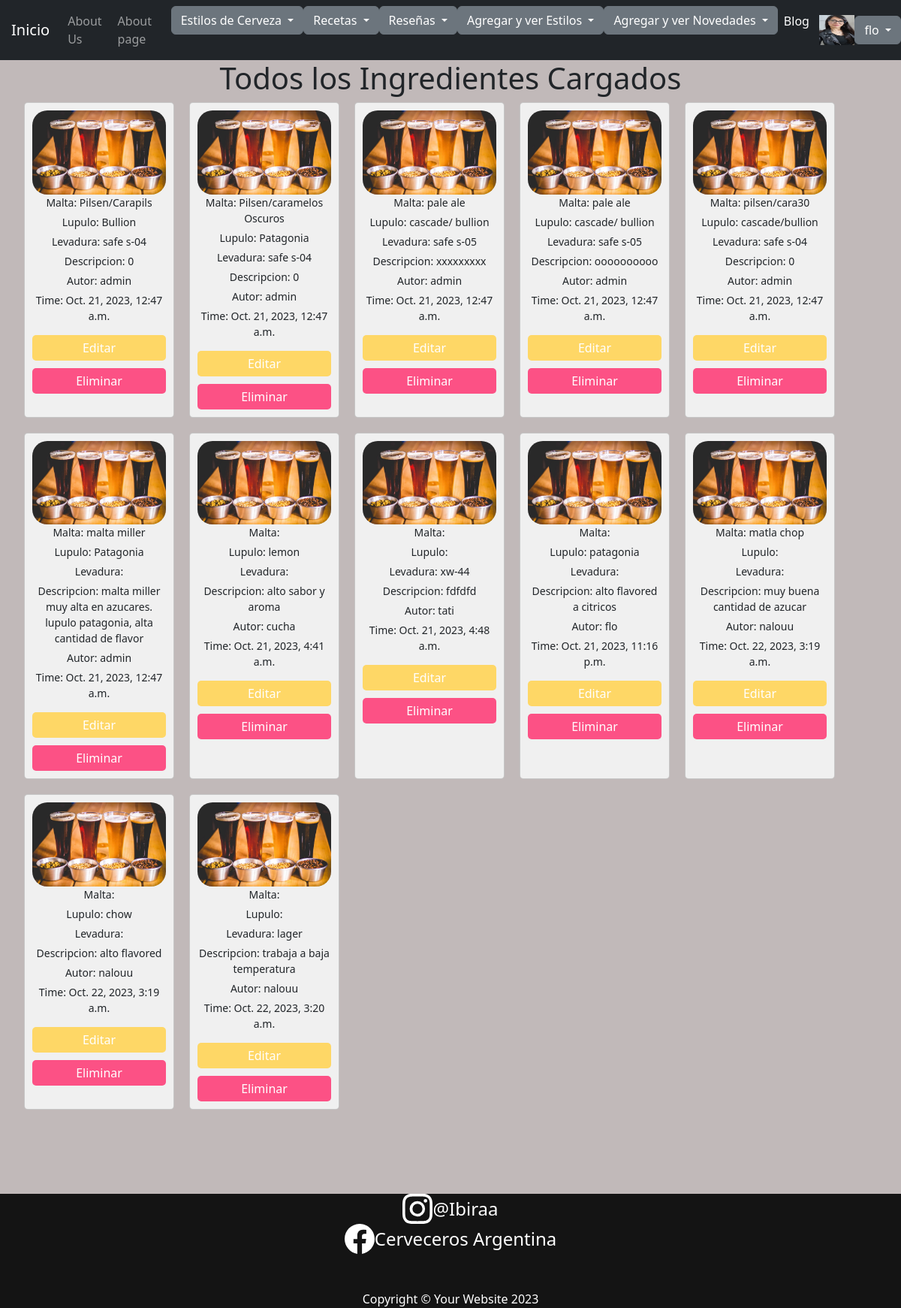
The page /app/listarIngredientes/ (signed in) on the database its author committed.
### Appfinal/models.py (models this page shows, shortened)
class Imagen(models.Model):
    user = models.OneToOneField(User, on_delete=models.CASCADE, null=True)
    imagen = models.ImageField(upload_to='imagenes', null=True, blank=True)
    def __str__(self):
        return f"{settings.MEDIA_URL}{self.imagen}"

class Ingredientes(models.Model):
    estilo = models.CharField(max_length=40, blank=True)
    malta = models.CharField(max_length=40, blank=True)
    lupulo = models.CharField(max_length=40, blank=True)
    levadura = models.CharField(max_length=40, blank=True)
    descripcion = models.TextField(max_length=200, blank=True)
    author = models.ForeignKey(User, on_delete=models.CASCADE)
    upload_time = models.DateTimeField(auto_now_add=True)

### Appfinal/views.py (the view)
# urls.py: path('listarIngredientes/', listar_ingredientes, name="ListarIngredientes" ),
@login_required
def listar_ingredientes(request):
    ingredientes = Ingredientes.objects.all()  # trae todos los cursos
    contexto = {"ingredientes": ingredientes}
    return render(request, "Appfinal/listarIngredientes.html", contexto)

### Appfinal/context_processors.py (called while the page is built)
def custom_user(request):
    context = auth(request)
    user = context['user']
    if user.is_authenticated:
        imagen = Imagen.objects.filter(user=request.user.id)
        cant = len(imagen)
        if cant > 0:
            context['user_avatar'] = imagen[cant-1]
        else:
            context['user_avatar'] = ""
    return context

### Appfinal/template/Appfinal/listarIngredientes.html (shortened to what this page needs)
{% extends "Appfinal/index.html" %}
{% load static %}
{% block content %}
<h1>Todos los Ingredientes Cargados</h1>
<ul class="card-list">
    {% for ingrediente in ingredientes %}
      <li class="card">
        <img src="{% static 'Appfinal/imagenes/ingredientes.jpg' %}" class="card-img" alt="...">
        <p class="card-text">Malta: {{ ingrediente.malta }}</p>
        <p class="card-text">Lupulo: {{ ingrediente.lupulo }}</p>
        <p class="card-text">Levadura: {{ ingrediente.levadura }}</p>
        <p class="card-text">Descripcion: {{ ingrediente.descripcion }}</p>
        <p class="card-text">Autor: {{ ingrediente.author }}</p>
        <p class="card-text">Time: {{ ingrediente.upload_time }}</p>
        {% if perms.Appfinal.change_ingrediente %}
          <a href="{% url 'EditarIngrediente' ingrediente.id %}" class="btn-edit">Editar</a>
        {% endif %}
        {% if perms.Appfinal.delete_ingrediente %}
          <a onclick="return confirm('¿Estás seguro de que deseas eliminar el Ingrediente?')" href="{% url 'DeleteIngrediente' ingrediente.id %}" class="btn-delete">Eliminar</a>
        {% endif %}
      </li>
    {% endfor %}
  </ul>
{% endblock %}

### Appfinal/template/Appfinal/index.html (shortened to what this page needs)
<!DOCTYPE html>
{% load static %}
<html lang="en">
    <head>
        <link href="{% static 'Appfinal/css/styles.css' %}" rel="stylesheet" />
    </head>
    <body>
        <nav class="navbar navbar-expand-lg navbar-dark bg-dark" style="width: 100%;">
            <div class="container-fluid justify-content-center" style="margin-left: 10px;">
                <a class="navbar-brand" href="{% url 'Inicio2' %}" style="margin-left: 5px;">Inicio</a>
                <div class="collapse navbar-collapse" id="navbarSupportedContent">
                    <ul class="navbar-nav ms-auto mb-2 mb-lg-0">
                        <li class="nav-item"><a class="nav-link" href="{% url 'About' %}">About Us</a></li>
                        <li class="nav-item"><a class="nav-link" href="{% url 'Nosotros' %}">About page</a></li>
                        <div class="dropdown">
                            <button class="btn btn-secondary dropdown-toggle" type="button" id="dropdownMenuButton1" data-bs-toggle="dropdown" aria-expanded="false">
                                Estilos de Cerveza
                            </button>
                        </div>
                        <div class="dropdown">
                            <button class="btn btn-secondary dropdown-toggle" type="button" id="dropdownMenuButton1" data-bs-toggle="dropdown" aria-expanded="false">
                                Recetas
                            </button>
                        </div>
                        <div class="dropdown">
                            <button class="btn btn-secondary dropdown-toggle" type="button" id="dropdownMenuButton1" data-bs-toggle="dropdown" aria-expanded="false">
                                Reseñas
                            </button>
                        </div>
                        <div class="dropdown">
                            <button class="btn btn-secondary dropdown-toggle" type="button" id="dropdownMenuButton1" data-bs-toggle="dropdown" aria-expanded="false">
                                Agregar y ver Estilos
                            </button>
                        </div>
                        <div class="dropdown">
                            <button class="btn btn-secondary dropdown-toggle" type="button" id="dropdownMenuButton1" data-bs-toggle="dropdown" aria-expanded="false">
                                Agregar y ver Novedades
                            </button>
                        </div>
                        <li class="nav-item"><a class="nav-link active" aria-current="page" href="{% url 'Blog' %}">Blog</a></li>
                    </ul>
                </div>
                {% if request.user.is_authenticated %}
                {% if user_avatar %}
                <img src="{{user_avatar}}" alt="" style="height: 40px;width: 50px;">
                {% endif %}
                <div class="dropdown">
                    <button class="btn btn-secondary dropdown-toggle" type="button" id="dropdownMenuButton1" data-bs-toggle="dropdown" aria-expanded="false">
                        {{ request.user.username }}
                    </button>
                </div>
                          {% endif %}
            </div>
        </nav>
        {% block content %}{% endblock %}
<br>
<br>
<br>
<br>
        <footer class="footer dark">
            <div class="content" >
                <div class="icon-text-container">
                    <a href="https://www.instagram.com/ibirraa/" target="_blank" style="text-decoration: none;">
                    <div class="icon-container" style="text-align: center; display: flex; justify-content: center; align-items: center; height: 100%;">
                    </a>
                        <span style="color: white; font-size: 24px; text-align: center; display: block;">@Ibiraa</span>
                </div>
                <div class="icon-text-container">
                    <a href="https://www.facebook.com/Cerveceros Argentinos/" target="_blank" style="text-decoration: none;">
                    <div class="icon-container" style="text-align: center; display: flex; justify-content: center; align-items: center; height: 100%;">
                    </a>
                        <span style="color: white; font-size: 24px; text-align: center; display: block;">Cerveceros Argentina</span>
                    </div>
                    <br>
                    <br>
                <p class="m-0 text-center text-white">Copyright &copy; Your Website 2023</p>
            </div>
        </footer>
    </body>
</html>

### Appfinal/template/Appfinal/index.html (style rules this page uses)
body { display: flex; justify-content: center; align-items: center; flex-direction: column; text-align: left; height: 100%; }
body { background-color: antiquewhite ; }
footer { flex-shrink: 0; }
.dark { background-color: #000000e4; color: #fff; width: 100%; text-align: center; display: flex; justify-content: center; }
.content { text-align: center; }
.navbar .nav-item { margin-right: 5px; }

### Appfinal/template/Appfinal/listarIngredientes.html (style rules this page uses)
.card-list { list-style: none; display: flex; flex-wrap: wrap; gap: 20px; }
.card { width: 200px; padding: 10px; background-color: #f0f0f0; border-radius: 5px; text-align: center; }
.card-img { width: 100%; height: auto; border-radius: 20px; }
.card-text { font-size: 14px; margin-bottom: 5px; }
.btn-edit, .btn-delete, .btn-view { display: block; margin-top: 10px; padding: 5px 10px; border-radius: 5px; text-decoration: none; color: #fff; background-color: #0099ff; }
.btn-edit { background-color: #fed766; }
.btn-delete { background-color: #fc5185; }
body { background-color: #c1b9b9; }

### rows shown on the page
Imagen: imagen (picture)
Ingredientes: malta "Pilsen/Carapils", lupulo "Bullion", levadura "safe s-04", descripcion "0", author "admin", upload_time "Oct. 21, 2023, 12:47 a.m."
Ingredientes: malta "Pilsen/caramelos Oscuros", lupulo "Patagonia", levadura "safe s-04", descripcion "0", author "admin", upload_time "Oct. 21, 2023, 12:47 a.m."
Ingredientes: malta "pale ale", lupulo "cascade/ bullion", levadura "safe s-05", descripcion "xxxxxxxxx", author "admin", upload_time "Oct. 21, 2023, 12:47 a.m."
Ingredientes: malta "pale ale", lupulo "cascade/ bullion", levadura "safe s-05", descripcion "oooooooooo", author "admin", upload_time "Oct. 21, 2023, 12:47 a.m."
Ingredientes: malta "pilsen/cara30", lupulo "cascade/bullion", levadura "safe s-04", descripcion "0", author "admin", upload_time "Oct. 21, 2023, 12:47 a.m."
Ingredientes: malta "malta miller", lupulo "Patagonia", descripcion "malta miller muy alta en azucares. lupulo patagonia, alta cantidad de flavor", author "admin", upload_time "Oct. 21, 2023, 12:47 a.m."
Ingredientes: lupulo "lemon", descripcion "alto sabor y aroma", author "cucha", upload_time "Oct. 21, 2023, 4:41 a.m."
Ingredientes: levadura "xw-44", descripcion "fdfdfd", author "tati", upload_time "Oct. 21, 2023, 4:48 a.m."
Ingredientes: lupulo "patagonia", descripcion "alto flavored a citricos", author "flo", upload_time "Oct. 21, 2023, 11:16 p.m."
Ingredientes: malta "matla chop", descripcion "muy buena cantidad de azucar", author "nalouu", upload_time "Oct. 22, 2023, 3:19 a.m."
Ingredientes: lupulo "chow", descripcion "alto flavored", author "nalouu", upload_time "Oct. 22, 2023, 3:19 a.m."
Ingredientes: levadura "lager", descripcion "trabaja a baja temperatura", author "nalouu", upload_time "Oct. 22, 2023, 3:20 a.m."

### other values the page prints
{{ request.user.username }} "flo"
